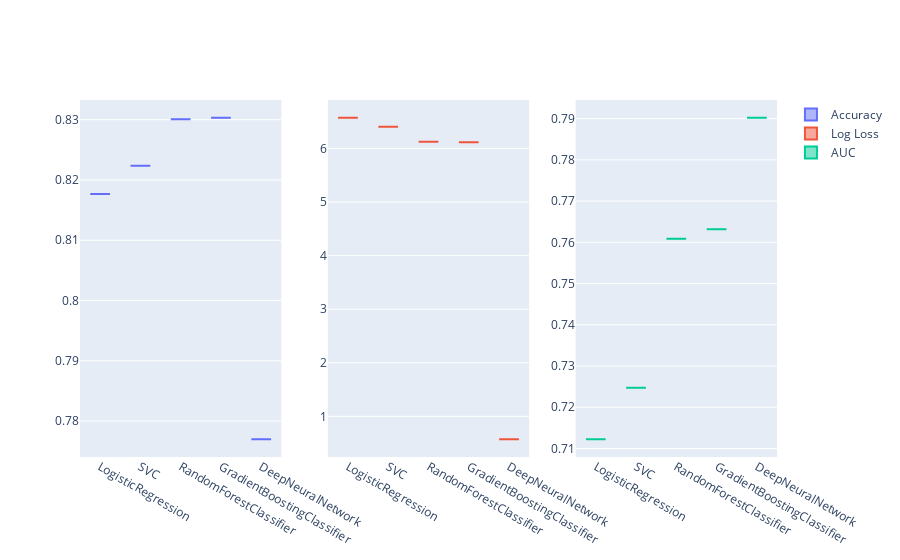

This figure's notebook cell:
### Code cell
import plotly.graph_objects as px
from plotly.subplots import make_subplots

#fig = make_subplots(rows=2, cols=3,specs=[[{"type": "box"}, {"type": "box"}, {"type": "box"}], [{"type": "box"}, {"type": "box"}, {"type": "box"}]])

fig = make_subplots(rows=1,cols=3)

accuracy = []
logloss = []
auc = []

for i in range (0,len(models)):
    accuracy.append(np.mean(results_exp1[i]['Accuracy']))
    logloss.append(np.mean(results_exp1[i]['Log Loss']))
    auc.append(np.mean(results_exp1[i]['AUC']))




fig.add_box(y=accuracy, x=models, name='Accuracy',
              row=1, col=1)
fig.add_box(y=logloss, x=models, name='Log Loss',
              row=1, col=2)
fig.add_box(y=auc, x=models, name='AUC',
              row=1, col=3)

fig.show()

### Figure 1 — Plotly figure (JSON) as saved in the notebook; plotly's stock layout.template omitted (floating-point values rounded to 4 significant figures)
{"data": [{"name": "Accuracy", "type": "box", "x": ["LogisticRegression", "SVC", "RandomForestClassifier", "GradientBoostingClassifier", "DeepNeuralNetwork"], "xaxis": "x", "y": [0.8177, 0.8223, 0.8301, 0.8303, 0.777], "yaxis": "y"}, {"name": "Log Loss", "type": "box", "x": ["LogisticRegression", "SVC", "RandomForestClassifier", "GradientBoostingClassifier", "DeepNeuralNetwork"], "xaxis": "x2", "y": [6.572, 6.403, 6.125, 6.116, 0.5743], "yaxis": "y2"}, {"name": "AUC", "type": "box", "x": ["LogisticRegression", "SVC", "RandomForestClassifier", "GradientBoostingClassifier", "DeepNeuralNetwork"], "xaxis": "x3", "y": [0.7123, 0.7247, 0.7608, 0.7632, 0.7902], "yaxis": "y3"}], "layout": {"xaxis": {"anchor": "y", "domain": [0, 0.2889]}, "xaxis2": {"anchor": "y2", "domain": [0.3556, 0.6444]}, "xaxis3": {"anchor": "y3", "domain": [0.7111, 1]}, "yaxis": {"anchor": "x", "domain": [0, 1]}, "yaxis2": {"anchor": "x2", "domain": [0, 1]}, "yaxis3": {"anchor": "x3", "domain": [0, 1]}}}
